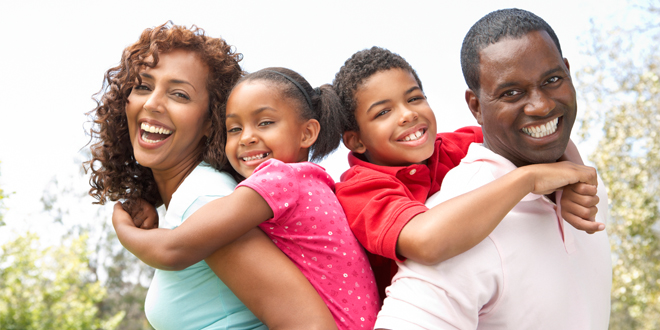
#> input picture photos/test_1.jpg, 660 x 330 px
$ python cv2_image_mix_bar.py
#> lines starting #> are read from the running program, lines starting #| are printed output that depends on the picture
import cv2
import imutils
img_rd_1 = cv2.imread("../../photos/test_1.jpg")
#> img_rd_1 is the input picture: shape (330, 660, 3); mean B, G, R 163, 171.1, 202.7
img_rd_2 = cv2.imread("../../photos/test.jpg")
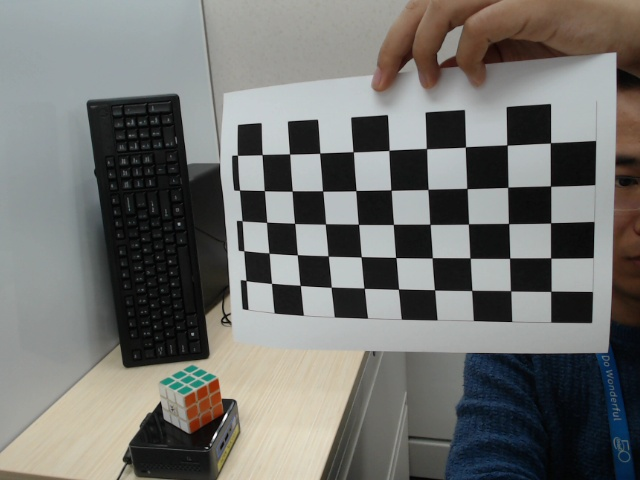
#> input picture photos/test.jpg, 640 x 480 px
#> img_rd_2 is the input picture: shape (480, 640, 3); mean B, G, R 110.7, 113.7, 113.4

print(img_rd_1.shape)
#| (330, 660, 3)
print(img_rd_2.shape)
#| (480, 640, 3)

img_rd_2 = cv2.resize(img_rd_2, (660, 330))
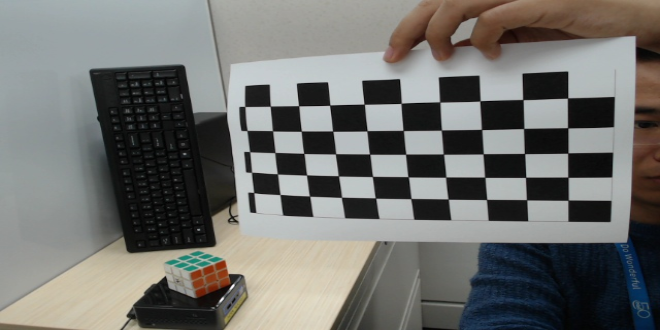
#> img_rd_2: shape (330, 660, 3); mean B, G, R 110.6, 113.6, 113.3

print(img_rd_1.shape)
#| (330, 660, 3)
print(img_rd_2.shape)
#| (330, 660, 3)

def nothing(x):
    pass


cv2.namedWindow('img')

cv2.createTrackbar('mix', 'img', 0, 100, nothing)


while 1:
    # cv2.imshow('dst', img_rd_1)
    k = cv2.waitKey(1)
#> (key q is pressed here)
    if k == ord('q'):
        break
    mix = cv2.getTrackbarPos('mix', 'img')
    mix = mix/100
    # print(mix)
    img = cv2.addWeighted(img_rd_1, float(mix), img_rd_2, (1-float(mix)), 0)
    cv2.imshow('img', img)

#> (the run stopped early here; a loop or call above may not have finished)
